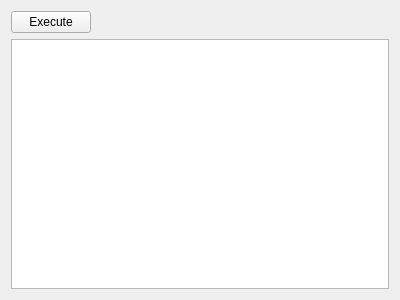
<?xml version="1.0" encoding="UTF-8"?>
<ui version="4.0">
 <class>ScriptEditor</class>
 <widget class="QWidget" name="ScriptEditor">
  <property name="geometry">
   <rect>
    <x>0</x>
    <y>0</y>
    <width>400</width>
    <height>300</height>
   </rect>
  </property>
  <property name="windowTitle">
   <string>Form</string>
  </property>
  <layout class="QVBoxLayout" name="verticalLayout">
   <item>
    <layout class="QHBoxLayout" name="horizontalLayout">
     <item>
      <widget class="QPushButton" name="btExecute">
       <property name="text">
        <string>Execute</string>
       </property>
       <property name="shortcut">
        <string>Ctrl+E</string>
       </property>
      </widget>
     </item>
     <item>
      <spacer name="horizontalSpacer">
       <property name="orientation">
        <enum>Qt::Horizontal</enum>
       </property>
       <property name="sizeHint" stdset="0">
        <size>
         <width>40</width>
         <height>20</height>
        </size>
       </property>
      </spacer>
     </item>
    </layout>
   </item>
   <item>
    <widget class="QPlainTextEdit" name="plainTextEdit">
     <property name="documentTitle">
      <string notr="true"/>
     </property>
     <property name="lineWrapMode">
      <enum>QPlainTextEdit::NoWrap</enum>
     </property>
     <property name="plainText">
      <string notr="true"/>
     </property>
     <property name="tabStopWidth">
      <number>30</number>
     </property>
    </widget>
   </item>
  </layout>
 </widget>
 <resources/>
 <connections/>
</ui>
